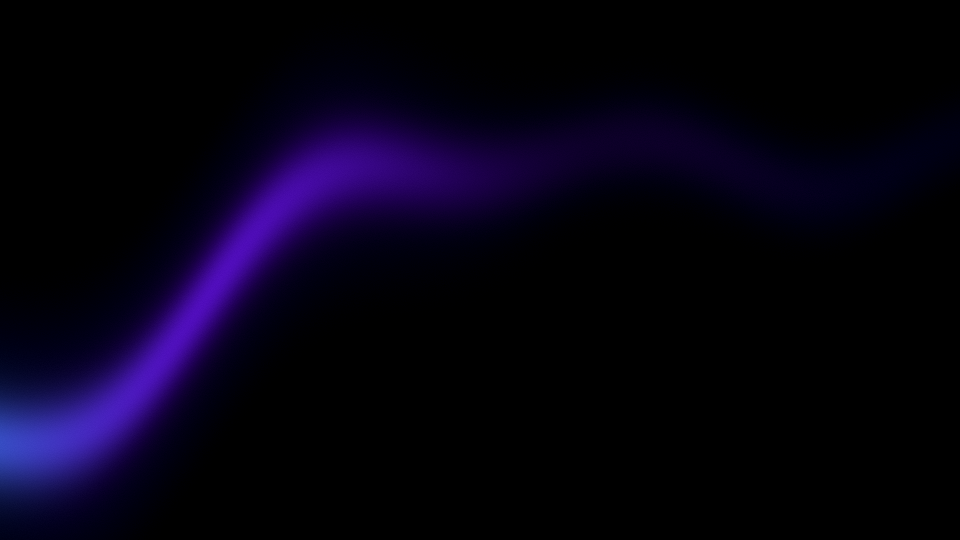
#> input picture ConfigSync-brand-assets/backdrop-ribbon.png, 1920 x 1080 px, found by its file name (shown at 1/2 size)
$ python backdrop.py
#> lines starting #> are read from the running program, lines starting #| are printed output that depends on the picture
"""
Builds the app's background from backdrop-ribbon.png.

    python3 ConfigSync-brand-assets/backdrop.py

The ribbon art is light painted on black, so it is *added* over a navy base rather than used
on its own: the ribbon keeps its curve, and everywhere it is dark the navy shows through. That
keeps the top of the rail from going black and keeps the app in the same family as the landing.

Writes both derivatives the app serves:
    public/brand/gradient.webp       3840x2160, sharp  -> the navigation rail
    public/brand/gradient-blur.webp  1920x1080, blurred -> behind the page content

Needs numpy + Pillow.
"""

import numpy as np
from PIL import Image, ImageFilter

W, H = 3840, 2160
RIBBON = "ConfigSync-brand-assets/backdrop-ribbon.png"

x = np.linspace(0, 1, W)[None, :]
y = np.linspace(0, 1, H)[:, None]
hexc = lambda h: np.array([int(h.lstrip("#")[i : i + 2], 16) for i in (0, 2, 4)], float)


def bloom(cx, cy, rx, ry, color, strength):
    d2 = ((x - cx) / rx) ** 2 + ((y - cy) / ry) ** 2
    return (np.exp(-d2 * 2.2) * strength)[..., None] * color


# The navy the app sat on before the ribbon: a diagonal ramp plus a cool wash off the top edge.
t = np.clip(0.5288 * x + 0.4891 * y, 0, 1)[..., None]
base = hexc("#161f3f") * (1 - t) + hexc("#0a1021") * t
base += bloom(0.30, -0.04, 0.2651, 0.2191, hexc("#2f4a9e"), 0.2344)
base += bloom(0.62, -0.10, 0.34, 0.18, hexc("#22356f"), 0.1906)

ribbon = np.asarray(
    Image.open(RIBBON).convert("RGB").resize((W, H), Image.LANCZOS)
).astype(float)

# 0.88 keeps the brightest part of the curve just under clipping once the navy is under it.
img = np.clip(base + ribbon * 0.88, 0, 255)
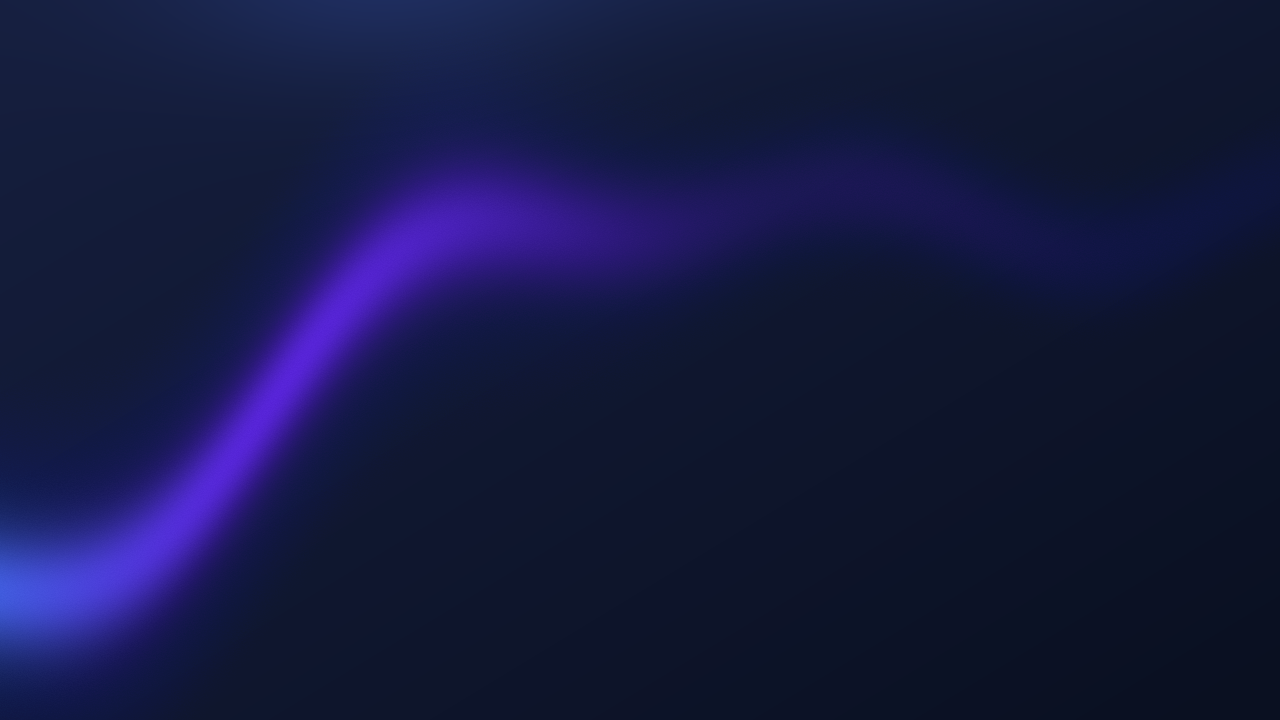
#> img: shape (2160, 3840, 3) float64 (shown at 1/3 size); mean R, G, B 20.9, 25.1, 64.4
# One LSB of noise: a gradient this smooth bands visibly on a large screen without it.
img = np.clip(img + np.random.default_rng(7).normal(0, 0.9, img.shape), 0, 255)

full = Image.fromarray(img.astype(np.uint8))
full.save("public/brand/gradient.webp", "WEBP", quality=90, method=6)
full.resize((1920, 1080), Image.LANCZOS).filter(ImageFilter.GaussianBlur(26)).save(
    "public/brand/gradient-blur.webp", "WEBP", quality=88, method=6
)
print("wrote both derivatives; peak channel", img.max(axis=(0, 1)).astype(int))
#| wrote both derivatives; peak channel [ 94  97 227]
